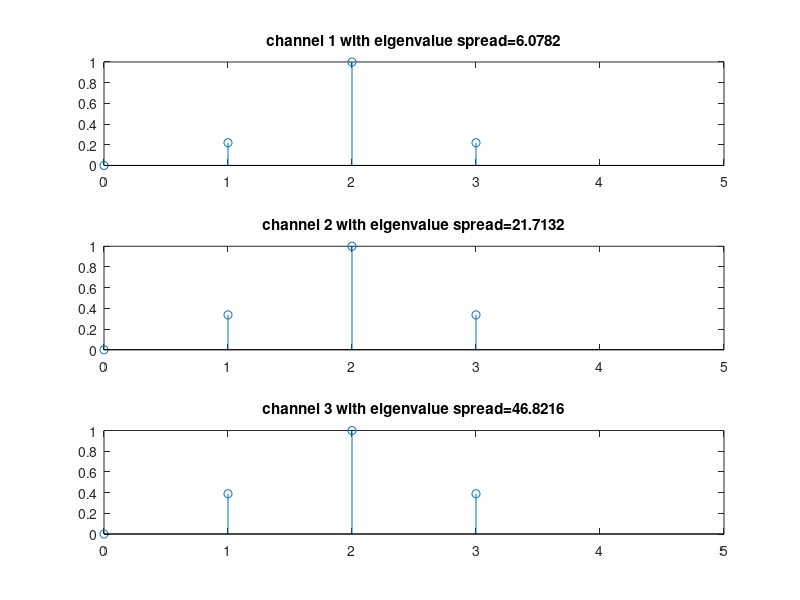

MATLAB code for this plot:

clear all
n = 1:3;
W=[2.9 3.3 3.5];
h=zeros(3,4);
for i=1:3
    h1 = 0.5*(1+cos((2*pi/W(i))*(n-2)));    
    h(i,:) = [zeros(1) h1];
end
%legend('eigenvalue spread=6.0782','eigenvalue spread=21.7132','eigenvalue spread=46.8216')
subplot(3,1,1)
stem(0:length(h(1,:))-1,h(1,:));
axis([0, 5,-inf, inf]);
xticks(0:5);
title('channel 1 with eigenvalue spread=6.0782');
subplot(3,1,2)
stem(0:length(h(2,:))-1,h(2,:));
axis([0, 5,-inf, inf]);
xticks(0:5);
title('channel 2 with eigenvalue spread=21.7132');
subplot(3,1,3)
stem(0:length(h(3,:))-1,h(3,:));
axis([0, 5,-inf, inf]);
xticks(0:5);
title('channel 3 with eigenvalue spread=46.8216');
